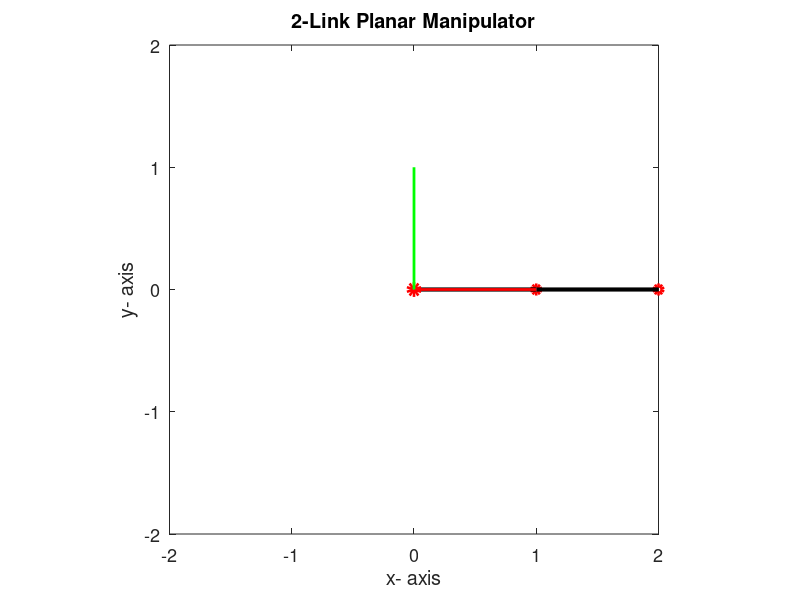
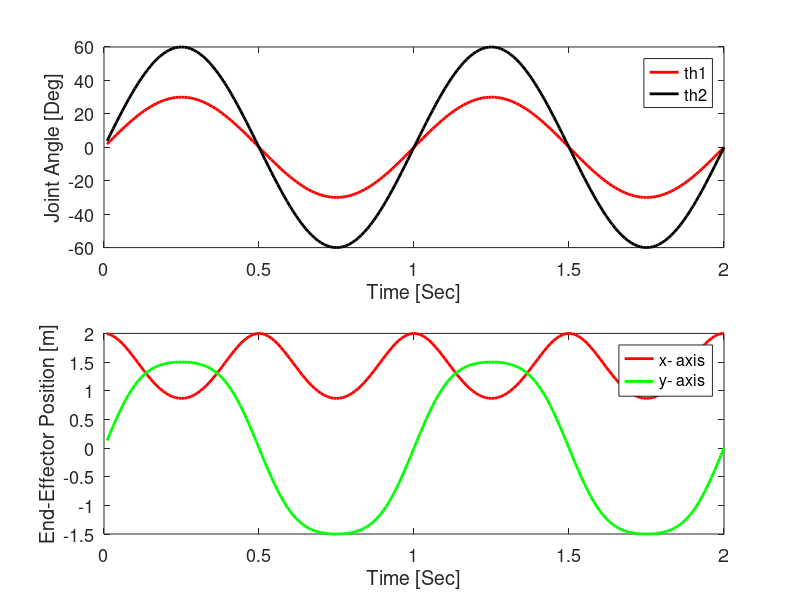

Write MATLAB code to recreate these figures, in order.
% This code is programmed by Sung Yul Shin (syshin0228@utexas.edu) for Robotics Modeling and Control course by Dr. James Sulzer from University of Texas at Austin 
clc
clear all
close all

% Forward Kinematics of 2 Link Planar Manipulator
deg2rad = pi/180;
rad2deg = 180/pi;

% Origin
origin = [0 0]';
x_axis = [1 0]';
y_axis = [0 1]';

% Constant link lengths
L1 = 1.0;
L2 = 1.0;

% Sampling rate info
Hz = 100;
dt = 1/Hz;
Rep = 2; % Number of repeat

% Sinusoidal input parameters
A1 = 30.0;
A2 = 60.0;
w1 = 2*pi;
w2 = 2*pi;

% Forward Kinematics
for i = 1:1:Hz*Rep
    
    t = i*dt;
        
    % Sinusoidal Input Joint Angle
    th1 = A1*sin(w1*t) * deg2rad;
    th2 = A2*sin(w2*t) * deg2rad;

    P1(1) = L1*cos(th1);
    P1(2) = L1*sin(th1);

    P2(1) = L1*cos(th1) + L2*cos(th1+th2);
    P2(2) = L1*sin(th1) + L2*sin(th1+th2);

    figure(1)
    plot(P1(1), P1(2),'ro','linewidth',3)
    hold on
    plot(P2(1), P2(2),'ro','linewidth',3)
    line([origin(1) P1(1)],[origin(2) P1(2)], 'color', 'k', 'linewidth', 3)
    line([P1(1) P2(1)],[P1(2) P2(2)], 'color','k', 'linewidth', 3)

    % Draw global coordinate
    plot(origin(1), origin(2), 'ro', 'linewidth',5)
    line([origin(1) x_axis(1)],[origin(2) x_axis(2)], 'color', 'r', 'linewidth', 2)
    line([origin(1) y_axis(1)],[origin(2) y_axis(2)], 'color','g', 'linewidth', 2)
    axis equal
    axis([-2 2 -2 2])
    xlabel('x- axis')
    ylabel('y- axis')
    title('2-Link Planar Manipulator')
    set(gca,'fontsize',13)
    pause(0.001)
    hold off
    
    % Output
    t_out(i) = t;
    th1_out(i) = th1 * rad2deg;
    th2_out(i) = th2 * rad2deg;
    
    P2x_out(i) = P2(1);
    P2y_out(i) = P2(2);

end

figure(2)
subplot(2,1,1)
plot(t_out, th1_out,'r','linewidth',2)
hold on
plot(t_out, th2_out,'k','linewidth',2)
xlabel('Time [Sec]')
ylabel('Joint Angle [Deg]')
legend('th1','th2')
set(gca,'fontsize',13)

subplot(2,1,2)
plot(t_out, P2x_out,'r','linewidth',2)
hold on
plot(t_out, P2y_out,'g','linewidth',2)
xlabel('Time [Sec]')
ylabel('End-Effector Position [m]')
legend('x- axis','y- axis')
set(gca,'fontsize',13)
